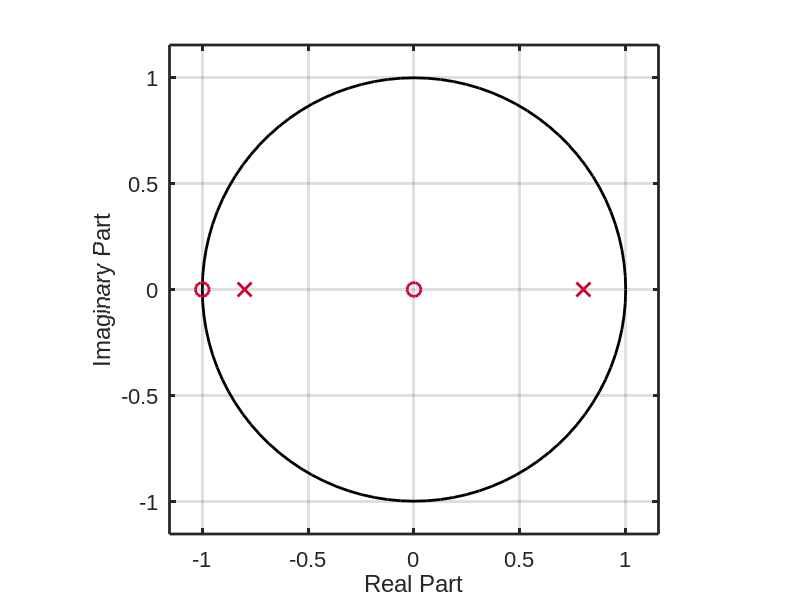
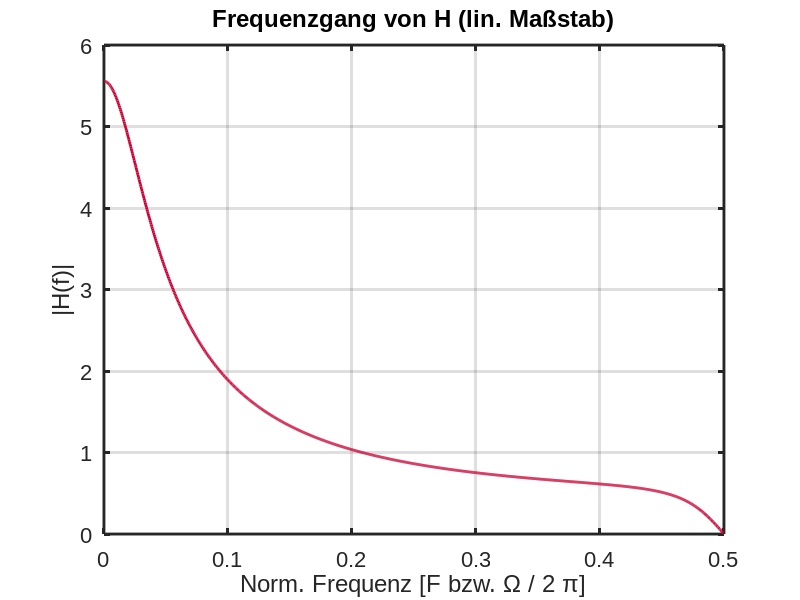
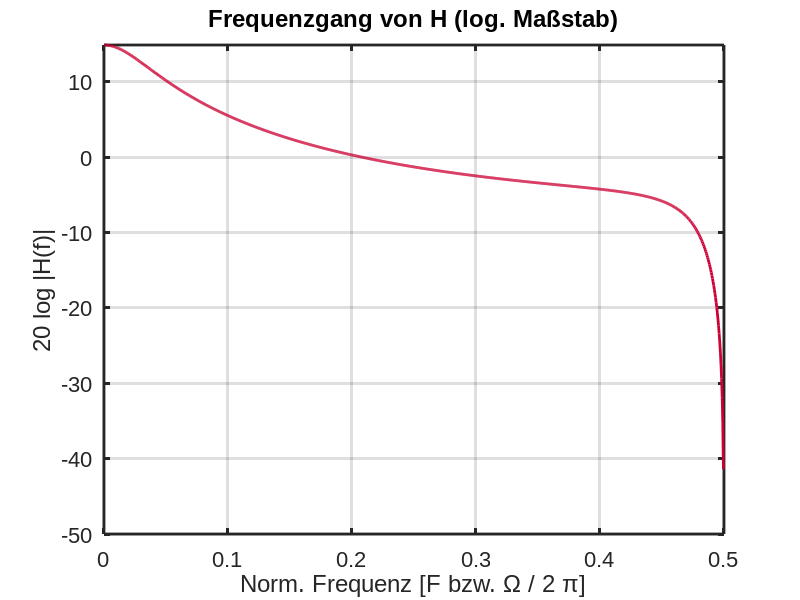
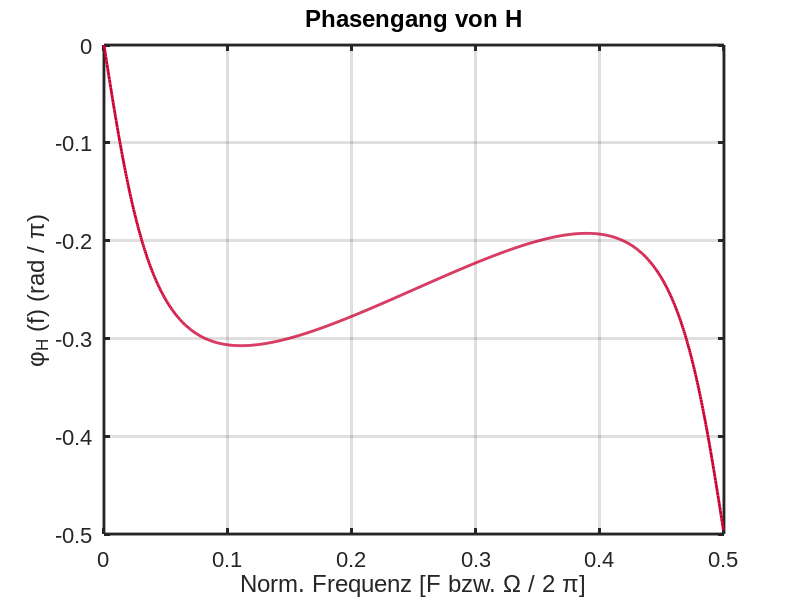

Source code (MATLAB) for these figures, in order: (Note: this script raises an error after producing the figures.)
%%%%%%%%%%%%%%%%%%%%%%%%%%%%%%%%%%%%%%%%%%%%%%%%%%%%%%%%%%%%%%%%%%%%%%%%%%%
% ueb_LTI_F_system_properties.m
%
% Pol-Nullstellenplan, Amplitudengang, Phasengang, 
% 3D-Übertragungsfunktion etc. eines zeitdiskreten Systems,
% definiert über:
%			- Zähler- und Nennerkoeffizienten (Polynomform)
%			- oder Nullstellen ("Wurzeln") von Zähler und Nenner (Produktform)
% Getestet mit Octave 3.2.4 und Matlab R2011 und 2012b
% 
% (c) 2013 Christian Münker - Files zur Vorlesung "DSV für FPGAs"
%===============================================

close all; % close all plot windows
clear all; % clear all variables from workspace

prog_ver = version; % get version number of Matlab / Octave
OCTAVE = size(ver('Octave'),1); % returns '0' for Matlab

% Set default graphics properties
set(0,'DefaultAxesUnits','normalized'); 
set(0,'DefaultAxesColorOrder', [0.8 0 0.2; 0 1 0; 0 0 1], ...
          'DefaultAxesLineStyleOrder','-|--|:|-.');        

set(0,'DefaultLineLineWidth',2);
set(0,'DefaultAxesFontSize',16);
set(0,'DefaultTextFontSize',16);
PN_SIZE = 8; % Markersize for Poles / Zeroes

if OCTAVE 
    set(0,'DefaultAxesLineWidth',2);
    set(0,'DefaultTextFontName','Arial');
    set(0,'DefaultAxesFontName','Arial');
    set(0,'defaultLineMarkerSize',10);
end

%%%%%%%%%%%%%%%%%%%%%%%%%%%%%%%%%%%%%%%%%%%%%%%%%%%%%%%%%%%%%%%%%%%%%%%%%%%
% Begin of "user defined part" -- edit below
%%%%%%%%%%%%%%%%%%%%%%%%%%%%%%%%%%%%%%%%%%%%%%%%%%%%%%%%%%%%%%%%%%%%%%%%%%%
DEF_PRINT = 0;          % 1: Print Plots to PNG-Files
PRINT_PATH = ('D:/Daten/ueb2-IIR2-ML_add_1_'); % Path and base-name of Plot-Files
%
% Select which plots to show
SHOW_POLE_ZERO = 1;     % Pole-zero-plot
SHOW_LIN_H_f = 1;       % Linear plot of H(f)
SHOW_LOG_H_f = 1;       % Log. plot of H(f)
SHOW_PHASE = 1;         % Phase response
SHOW_GRPDELAY = 0;      % Group delay
SHOW_IMPZ = 1;          % Impulse response
SHOW_3D_H_z = 1;        % 3D plot of |H(z)| with poles and zeros
SHOW_3D_LIN_H_F = 1;    % 3D plot of |H(f)| with poles and zeros
SHOW_3D_LOG_H_F = 0;    % 3D plot of log |H(f)| with poles and zeros
SHOW_LIN_H_F_REP = 0;   % % Linear plot of H(f) (repeated spectra)
SHOW_3D_LIN_H_F_REP = 0; % 3D plot of |H(f)| with repeated spectra !!! SLOW !!!
%====================================================
f_S = 1000; % Sampling frequency, only effective for plotting options 'f_S/2' or 'f_S'
%==================================================
DEF_PN = 0; % 0: Transfer function from coefficients (polynomial form)
            % 1: Transfer function from poles / zeros (product form)
DEF_FIR = 0; % 0: IIR transfer function 
             % 1: FIR transfer function
ROTATE_FILTER = 0; 	% 0: Use filter as defined 
					% else: rotate poles/zeroes in multiples of pi;
					% set ROTATE_FILTER = 1 for LP <-> HP transform (e^j pi)
					% set ROTATE_FILTER = 0.5 for LP -> BP transform (e^j pi/2)


%---------------------------
% Define 2D-Plotting Options
%---------------------------
DEF_F_RANGE = 'F/2'; % select how to display the frequency axis:
%                       'F/2'   normalized frequency F = 0 ... 0.5 (f_S/2)
%                       'F'     normalized frequency F = 0 ... 1 (f_S)
%                       '+-F'   normalized frequency F = -0.5 ... 0.5 (f_S)
%                       'f_S/2' absolute frequency f = 0 ... f_S/2
%                       'f_S'   absolute frequency f = 0 ... f_S%
%                       '+-f_S'   absolute frequency f = -f_S/2 ... f_S/2%
%----
N_imp_response = 0; % select number of samples for impulse response, 
					% N_imp_response = 0 -> automatic scaling
N_FFT = 1024; % FFT-Size for freqz-plots
zmin_dB = -70; % lower limit of log. display for 2D and 3D Plot
%---------------------------
% Define 3D-Plotting Options
%---------------------------
POLAR_SPEC = 1; % Plot circular range in 3D-Plot
FORCE_ZMAX = 0; % Enforce absolute limit for 3D-Plot
PLOT_MESH = 0;  % 3D plot of H(z) as mesh instead of surface
%
steps = 80;               % number of steps for x, y, r, phi
rmin = 0;    rmax = 1.0;  % polar range definition
%
xmin = -1.0; xmax = 1.0;  % cartesian range definition
ymin = -1.0; ymax = 1.0;
%
zmin =  0.0; zmax = 10.0; % zmax-setting is only used when FORCE_ZMAX = 1
zmax_rel = 5; % Max. displayed z - value relative to max|H(f)|
%
plevel_rel = 1.05; % height of plotted pole position relative to zmax
zlevel_rel = 0.2; % height of plotted zero position relative to zmax
%
%===================================================================
% Definition of H(z) via polynomial coefficients (DEF_PN = 0) or 
%                    via poles / zeroes (DEF_PN = 1)
%
% Attention: Coefficients have to be specified as row vectors: [a1 a2 a3],
%                  Poles and zeroes as column vectors: [z_01; z_02; z_03]
%------------------------------------------------------------------------
if DEF_FIR
%------------------------------------------------------------------------    
% FIR - Filter
%
%==================== Definition by numerator coefficients b ============
%
% Various linear-phase filters:
b = [-0.07 0.57 0.57 -0.07];
b = [-0.2 -0.2 0.762 -0.038 -0.617 0.031 0.489]
b = [1 2 3 2 1]
%b = [0.25 0.5 0.25];
%b = [0.25 -0.5 0.25];
%b = [1 -1]; % differentiator
%b = [1 0 -1]; % comb filter, N = 2
%b = [1 0 0 0 0 0 0 0 1]; % "shifted comb" filter, N = 8
%b = [1 0 0 0 0 0 0 0 -1]; % comb filter, N = 8
%b = [1 0 0 0 0 0 -1]; % comb filter, N = 6
%b = [1 0.62 1]; % simple FIR notch filter at F = 0.3, defined by coeff.
%
% Non linear-phase filters:
%b = [0.25 0.5 0.75];
%b = [0.5 1];
%
% Moving average filters:
%b = [1 1 1 1 1]/5; % order 4
%b = ones(1,32)/32; % order 31
%
% Filters designed by Matlab with order 14 
% Attention: Coefficient vectors need to be transposed (') (only for Octave?)!
%b = remez(14, [0 0.3 0.7 1], [1 1 0 0])'; % Halfband-filter, F_DB = 0.15, F_SB = 0.35
%b = firls(14, [0 0.3 0.7 1], [1 1 0 0])'; %F_G = 0.25
%b = firls(3, [0 0.3 0.7 1], [1 0.7 0 0])';
%b = fir1(8, 0.5,'high', 'hann')'; % optional anderer Fenstertyp

% Optional: Create translated filter
% Optional: Create rotated filter
if ROTATE_FILTER
    phi_rot = ROTATE_FILTER * pi; % "rotate" filter 
    for k = 1:length(b)
        if ROTATE_FILTER == 1 % LP <-> HP translation {1 -1 1 ...}
            b(k)=b(k)*(-1)^(k-1); % treat separately for higher precision
        else 
            b(k)=b(k)*exp(j*phi_rot*(k-1)); % general translation
        end
    end
end

% Optional: Cascade filter twice by convolving (Falten) coefficients
%b = conv(b,b); 
a = [1, zeros(1,length(b)-1)]; % create same number of poles at origin (FIR)
%
%==================== Definition by nulls / gain k_0 ===========================
% 
% Simple FIR notch filter at F = 0.3 
k_0 = 1.0; % scale factor
%nulls = [exp(j*pi*0.6)];%  (complex-valued)
% nulls = [exp(j*pi*0.6); exp(-j*pi*0.6)];% same, but real-valued
%
% DIY-FIR-Filter by zero placement
% real-valued (conjugate-complex zero pairs):
%nulls = [-1; (-1+j)/sqrt(2); (-1-j)/sqrt(2); j; -j; 0.7; 1/0.7];
% complex-valued:
nulls = [-1; (-1+j)/sqrt(2); j; 0.7; 1/0.7];
nulls = [1.25*exp(j * 7* pi / 8); 1.25*exp(-j * 7*pi /8); ...
         1.25*exp(j * 6* pi / 8); 1.25*exp(-j * 6*pi /8); ...
        0.8*exp(j * 7* pi / 8); 0.8*exp(-j * 7*pi /8); ...
         0.8*exp(j * 6* pi / 8); 0.8*exp(-j * 6*pi /8); ...
        exp(j * 2* pi / 3); exp(-j * 2*pi /3); -j ; j; exp(j * pi / 3); exp(-j * pi / 3); 1];
%k_0 = 1.0;
%
%
%nulls = [nulls; nulls]; % optional: repeat zeros to cascade filter twice
poles = zeros(length(nulls),1); % FIR: create equal number of poles 
                                % at the origin to obtain causal filter
%--------------------------------------------------------------------------------
else % if DEF_FIR
%--------------------------------------------------------------------------------
% IIR - Filter
%
%==================== Definition by num. / denom. coefficients b, a ============
%
% Integrator
b = [1 +1 0] % z

%a = [1 1] % z - 1
a = [1 0 -0.64]
%b = [1 -1.2  1]/128;
%a = [1 -1.8 0.81];
%
% 4th order IIR-lowpass filters with F_DB = 0.25 (=f_S/4), = 0.5 in Matlab
%[b,a] = cheby1(4, 1, 0.5); % Chebychev Type 1 Filter: Passband ripple 1 dB
%[b,a] = cheby2(4, 40, 0.5); % Chebychev Type 2 Filter: Stopband ripple -40 dB
%[b,a] = ellip(4, 1, 40, 0.5); % Elliptic / Cauer Filter: Stopband / passband ripple
%
% BP-filter with two distinct peaks (bad design)
%b = [0.032 -0.053 0.047 -0.053 0.032]; % ZÃ¤hlerpolynom-Koeffizienten
%a = [1.0 -2.742 +3.735 -2.578 0.885]; % Nennerpolynom-Koeffizienten
%
% Allpass:
%k_0 = 0.8;
%b = [k_0 1]; % numerator zk_0 + 1
%a = [1 k_0]; % denominator  z + k_0
%
%==================== Definition by poles / nulls / gain k_0 =====================
% DIY - IIR-Filter
k_0 = 0.4;
poles = [(-1+1i); (-1-1i); -0.5]; % real valued (conj. complex poles)
%poles = [(-1+j)/1.7; ( + j)/1.2]; % complex-valued (asymm. poles) %; -0.5
nulls = [1 -1]; % or [0 0 0] - no difference
%
% Notch Filter
%k_0 = 0.95
%nulls = [exp(j*pi*0.6); exp(-j*pi*0.6)];% notch filter at F = 0.3
%nulls = [exp(j*pi*0.6)]; % single asymm. null
%poles = k_0 * nulls; % poles at same angle as zeroes but with r = 0.95
%
% Allpass
%k_0 = 0.8; 
%poles = [-k_0]; 
%nulls = [-1/k_0];

% Optional: Create rotated filter
if ROTATE_FILTER
	phi_rot = ROTATE_FILTER * pi; % "rotate" filter 
    for k = 1:length(b)
        if ROTATE_FILTER == 1 % LP <-> HP translation {1 -1 1 ...}
            b(k)=b(k)*(-1)^(k-1); % treat separately for higher precision
        else 
            b(k)=b(k)*exp(j*phi_rot*(k-1)); % general translation
        end
    end
	for k = 1:length(a)
		if ROTATE_FILTER == 1 % LP <-> HP translation {1 -1 1 ...}
		a(k)=a(k)*(-1)^(k-1); % treat separately for higher precision
		else 
		a(k)=a(k)*exp(j*phi_rot*(k-1)); % general translation
		end
	end
end
end % if DEF_FIR

%%%%%%%%%%%%%%%%%%%%%%%%%%%%%%%%%%%%%%%%%%%%%%%%%%%%%%%%%%%%%%%%%%%%%%%%%%%
% End of "user defined part" -- changes below at own risk :-)
%%%%%%%%%%%%%%%%%%%%%%%%%%%%%%%%%%%%%%%%%%%%%%%%%%%%%%%%%%%%%%%%%%%%%%%%%%%

% Calculate limits etc. for 3D-Plots
dr = rmax / steps * 2; dphi = pi / steps; % grid size for polar range
dx = (xmax - xmin) / steps;  dy = (ymax - ymin) / steps; % grid size cartesian range

% Set frequency range for 2D-plots according to user input
% Default: DEF_F_RANGE = 'f_S/2'
shift_F = 0;
half_range = 1;
PLOT_WHOLE_F = 0;
f_range = [0 f_S/2];
if strcmp(DEF_F_RANGE,'f_S')
    PLOT_WHOLE_F = 1;
    f_range = [0 f_S];
elseif strcmp(DEF_F_RANGE,'+-f_S')
    PLOT_WHOLE_F = 1;
    f_range = [-f_S/2 f_S/2];
    shift_F = 1;
elseif strcmp(DEF_F_RANGE,'f_S/2')
    half_range = 0.5;
elseif strcmp(DEF_F_RANGE,'F/2')
    PLOT_WHOLE_F = 0;
    f_S = 1;
    f_range = [0 0.5];
	half_range = 0.5;
elseif strcmp(DEF_F_RANGE,'F')
    PLOT_WHOLE_F = 1;
    f_S = 1;
    f_range = [0 1];
elseif strcmp(DEF_F_RANGE,'+-F')
    PLOT_WHOLE_F = 1;
    f_S = 1;
    f_range = [-0.5 0.5];
    shift_F = 1;
else
    warning('Invalid input for DEF_F_RANGE, using DEF_F_RANGE = ''f_S/2'' !');
	half_range = 0.5;
end 
%
% Define x-axis labels
if f_S == 1
    my_x_axis_f = sprintf('Norm. Frequenz [F bzw. \\Omega / 2 \\pi]');
    my_x_axis_t = sprintf('Sample n');
else  
    my_x_axis_f = sprintf('Frequenz [Hz]');
    my_x_axis_t = sprintf('Zeit [s]');
end

if DEF_PN
    % Calculate polynomes b and a from poles and zeros:
	% Due to rounding errors, b and a may have very small imaginary parts
	% that would be zero with a precise calculation. These "false imaginary" 
	% parts have to be eliminated as functions like H_mag cannot handle 
	% complex numbers
	b = k_0 * poly(nulls); % numerator = zeroes' polynome
	a = poly(poles); % denominator = poles' polynome
	tol = 1e-10;
        n  = abs(imag(b))<tol; % check whether imag. part is smaller than tol.
        b(n) = real(b(n)); % set all imaginary parts below tol. to zero
        n = abs(imag(a))<tol; % same for denominator
        a(n) = real(a(n)); % 
	%
	% TODO: P/Z at infinity have to be corrected! 

else 
	% Calculate poles and zeroes from the roots of denominator and numerator polynomes
	%
	nulls=roots(b); % Zeroes =  numerator roots
	poles=roots(a); % Poles =  denominator roots
end 
		
% H=tf(b,a);

%%%%%%%%%%%%%%%%%%%%%%%%%%%%%%%%%%%%%%%%%%%%%%%%%%%%%%%%%%%%%%%%%
% Pole-Zero-Plot
%===============================================================
if SHOW_POLE_ZERO
    figure(1);
    if ~OCTAVE
        if DEF_PN 
             [HZ, HP, HI] = zplane(nulls,poles); % Plot poles/zeros directly 
        else [HZ, HP, HI] = zplane(b,a);         % or from coefficient polynomes
        end
        set(HZ, 'Color', 'b', 'LineWidth', 2, 'MarkerSize', PN_SIZE); 
        set(HP, 'Color', 'r', 'LineWidth', 2, 'MarkerSize', PN_SIZE); 
        set(HI, 'Color', 'k', 'LineWidth', 1); % unit circle
    else
    % Octave doesn't support handles with zplane
        if DEF_PN 
             zplane(nulls,poles); % Plot poles/zeros directly 
        else zplane(b,a);         % or from coefficient polynomes
        end
    end
    xlabel('Real Part'); ylabel('Imaginary Part');
    grid on;
	if DEF_PRINT
		print (strcat(PRINT_PATH, 'pn.png'),'-dpng');
	end
end
%%%%%%%%%%%%%%%%%%%%%%%%%%%%%%%%%%%%%%%%%%%%%%%%%%%%%%%%%%%%%%%%%
%% Berechnung von |H(f)|
%===============================================================

if PLOT_WHOLE_F
	% Attention: Octave needs N_FFT argument
	[H,F]=freqz(b,a,N_FFT,'whole', f_S); % calculate H(f) along the whole unity circle
else
    [H,F]=freqz(b,a,N_FFT, f_S); % calculate H(f) along the upper half of unity circle
end
H_org = H;

if shift_F 
   H = fftshift(H); % display spectrum centered at F = 0
   F = F - f_S/2;
end

H_max = max(abs(H)); H_max_dB = 20*log10(H_max);
H_min = min(abs(H)); H_min_dB = 20*log10(H_min);
min_dB = floor(max(zmin_dB,H_min_dB)/10)*10;
%
%===============================================================
%% Plot lin |H(f)|
%===============================================================
if SHOW_LIN_H_f
    figure(2);
    plot(F,abs(H)); grid on;
    title('Frequenzgang von H (lin. Maßstab)');
    xlabel(my_x_axis_f); 
    ylabel('|H(f)|');
    axis ([f_range 0 10]); axis autoy;
		if DEF_PRINT
		  print (strcat(PRINT_PATH, 'Hf.png'),'-dpng');
		end
end

%===============================================================
%% Plot log |H(f)|
%===============================================================
if SHOW_LOG_H_f
    figure(3);
    plot(F,20*log10(abs(H))); grid on;
    title('Frequenzgang von H (log. Maßstab)');
    xlabel(my_x_axis_f );
    ylabel('20 log |H(f)|');
    axis ([f_range min_dB H_max_dB]); %axis autox;
		if DEF_PRINT
		  print (strcat(PRINT_PATH,'Hf_log.png'),'-dpng');
		end
end

%===============================================================
%% Plot phi(H(f))
%===============================================================
if SHOW_PHASE
    figure(4);
    %phasengang= unwrap(atan2(imag(H),real(H)))/pi;
    phasengang=unwrap(angle(H))/pi;
    plot(F,phasengang); grid on;
    title('Phasengang von H');
    axis 'auto';
    xlabel(my_x_axis_f);
    ylabel('\phi_H (f) (rad / \pi)');
    axis ([f_range 0 3]); axis autoy;
		if DEF_PRINT
		  print (strcat(PRINT_PATH,'H_phi.png'),'-dpng');
		end
end

%===============================================================
%% Plot Group Delay
%===============================================================
if SHOW_GRPDELAY
    figure(5);
    if PLOT_WHOLE_F
	    [tau_g,w] = grpdelay(b,a,N_FFT,'whole'); 
    else
      [tau_g,w] = grpdelay(b,a,N_FFT); 
	  end
	  F = w/2/pi*f_S;
		if shift_F 
		   tau_g = fftshift(tau_g); % display spectrum centered at F = 0
		   F = F - f_S/2;
		end
    plot(F, tau_g); grid on;
    title('Group Delay \tau_g');
    axis 'auto';
    xlabel(my_x_axis_f );
    ylabel('\tau_g(f)/T_S');
    axis ([f_range 0 3]); axis autoy;
	  if DEF_PRINT
		  print (strcat(PRINT_PATH,'H_grp.png'),'-dpng');
		end
end

%===============================================================
%% Plot impulse response
%===============================================================
if SHOW_IMPZ
    figure(6);
	if N_imp_response
		[himp,t]=impz(b,a,N_imp_response,f_S);
	else
		[himp,t]=impz(b,a,[],f_S);
	end
    if (imag(himp) == 0)
       h1 = stem(t,himp);
	   set(h1,'Markersize',3,'Linewidth',2);
	   title('Impulsantwort von H');
       ylabel('h[n]');
       xlabel(my_x_axis_t);
       grid on;
    else
        subplot(2,1,1);
        h2 = stem(t,real(himp));
		set(h2,'Markersize',3,'Linewidth',2);
        title('Komplexe Impulsantwort von H');
        ylabel('re\{h[n]\}');
        grid on;
        subplot(2,1,2);
        h3 = stem(t,imag(himp));
		set(h3,'Markersize',3,'Linewidth',2,'color','b');
       ylabel('im\{h[n]\}');
       xlabel(my_x_axis_t);	
    grid on; 
    end
    if DEF_PRINT
        print (strcat(PRINT_PATH,'Himp.png'),'-dpng');
    end
end

%===============================================================
%% 3D-Surface Plot of |H(z)|
%===============================================================
if FORCE_ZMAX
    thresh = zmax
else
    thresh = zmax_rel * H_max; % calculate display thresh. from max. of H(f)
end

plevel = plevel_rel * thresh; % height of displayed pole position
zlevel = zlevel_rel * thresh; % height of displayed zero position

if POLAR_SPEC
    [r, phi] = meshgrid(rmin:dr:rmax, 0:dphi:2*pi); % polar grid
    [x, y] = pol2cart(phi,r); % x = r.*cos(phi); y = r.*sin(phi);
else
    [x,y] = meshgrid(xmin:dx:xmax, ymin:dy:ymax); % cartesian grid
end
z = x + j*y; % create coordinates for complex plane

phi_EK = linspace(0,2*pi,200); % 200 points from 0 ... 2 pi
xy_EK = exp(j*phi_EK); % calculate coordinates for unity circle
H_EK = H_mag(b,a,xy_EK,thresh); %|H| along the unity circle

if SHOW_3D_H_z
    figure(7);
    %
    colormap gray;  %hsv / gray / default / colorcube / bone 
    if PLOT_MESH
        g = meshz(x,y, H_mag(b,a,z,thresh)); %plot 3D-mesh of |H(z)| ; limit at |H(z)| = thresh
        %Alternatives:	mesh(c) - 3D-mesh of |H(z)| (combined with contour-plot) ; 
        %				meshz - 3D-mesh of |H(z)| with "curtains" at the rim
        % hidden off; % plot hidden lines
        set(g,'EdgeColor',[.4 .4 .4]); % medium gray color for mesh
    else
        g = surfl(x,y, H_mag(b,a,z,thresh)); %plot 3D-surface of |H(z)| ; limit at |H(z)| = thresh
        %Alternatives surf(l,c) - 3D-surface (with lighting / contourplot)
        % set(g,'FaceColor',[.4 .4 .4]);
        % set(g,'FaceColor','none'); % invisible surfaces
        % set(g,'FaceAlpha',0.8); % define transparency
        %
        %set(g,'EdgeColor',[.8 .8 .8]); % light gray color for edges between surfaces
        %set(g,'EdgeColor','none'); % invisible edges between surfaces
        %
        shading interp; % % interpolate surface elements (smooth surface)
        %shading facet; % show surface elements as facets
        %shading flat; % constant color for each surface element

        if ~OCTAVE
            lighting gouraud; %phong (slowest) / gouraud / flat / none
            material dull; %metal / shiny / dull
            camlight left;
        end;
    end;
    %  
    grid on;
    hold on; 
    % Plot 1.01*|H(f)| along the unity circle (|H(f)| < thresh),
    % increase value by 1% to improve visibility:
    plot3(real(xy_EK), imag(xy_EK), H_EK*1.01, 'Linewidth',2);
    % Plot unit circle:
    plot3(real(xy_EK), imag(xy_EK), zeros(1,length(xy_EK)), 'Color','k','Linewidth',2);
    % Plot the zeros at (x,y,0) with "stems":
    plot3(real(nulls), imag(nulls), ones(1,length(nulls))*zlevel, 'o', ...
         'Color','b','Markersize',PN_SIZE, 'Linewidth',2);
    for k = 1:length(nulls)
          line([real(nulls(k)) real(nulls(k))],[imag(nulls(k)) imag(nulls(k))],...
          [0 zlevel],'Linewidth',1, 'Color', 'b');
    end;
    % Plot the poles at |H(z_p)| = plevel with "stems"
    plot3(real(poles), imag(poles), H_mag(b,a,poles,plevel), 'x', 'Markersize',PN_SIZE,...
        'Linewidth',2);
    axis([xmin xmax ymin ymax zmin plevel]); 
    for k = 1:length(poles)
          line([real(poles(k)) real(poles(k))],[imag(poles(k)) imag(poles(k))],...
          [0 plevel],'Linewidth',1,'Color','r');
    end;
    title('3D-Darstellung von |H(z)|');
    xlabel('Re');
    ylabel('Im');
	  if DEF_PRINT
		  print (strcat(PRINT_PATH,'Hz_3d.png'),'-dpng');
		end
    hold off;
end;

%===============================================================
%% 3D-Plot of |H(f)| - linear scale
%===============================================================
if SHOW_3D_LIN_H_F
    figure(8);
	%plot ||H(f)| as line
    plot3(real(xy_EK), imag(xy_EK), H_EK, 'Linewidth',2); 
    hold on;
	%plot ||H(f)| as stems
    h=stem3(real(xy_EK), imag(xy_EK), H_EK ,'k'); 
    set(h,'marker','none','Linewidth',1); % remove stem markers
    plot3(real(xy_EK), imag(xy_EK), zeros(1,length(xy_EK)), 'k','Linewidth',2); % plot EK
    plot3(real(nulls), imag(nulls), zeros(1,length(nulls)), ...
        'o', 'Color', 'b', 'Markersize',PN_SIZE, 'Linewidth',2); % plot nulls
    plot3(real(poles), imag(poles), zeros(1,length(poles)),...
      'x', 'Markersize',PN_SIZE, 'Linewidth',2); % plot poles
    axis([xmin xmax ymin ymax 0 H_max*1.1]);
    title('3D-Darstellung von |H(j\Omega)|');
    xlabel('Re');
    ylabel('Im');
    grid on;
	  %set(gca, 'XTickLabel','','YTickLabel','','ZTickLabel',''); % turn off tick labels
		set(gca,'view',[35 20]); % set viewing angle
	  if DEF_PRINT
		  print (strcat(PRINT_PATH,'Hf_3d.png'),'-dpng');
		end
    hold off;
end

%===============================================================
%% 3D-Plot of log |H(f)|
%===============================================================
if SHOW_3D_LOG_H_F
    figure(9);
    % Plot log|H(f)|:
    plot3(real(xy_EK), imag(xy_EK), max(20*log10(H_EK), min_dB), 'Linewidth',2);
    hold on;
    % Plot thin vertical lines:
    h=stem3(real(xy_EK), imag(xy_EK), max(20*log10(H_EK), min_dB),'k');
    set(h,'marker','none','Linewidth',1);
    % Plot unit circle:
    plot3(real(xy_EK), imag(xy_EK), zeros(1,length(xy_EK)), 'Color', 'k','Linewidth',2);
    plot3(real(nulls), imag(nulls), zeros(1,length(nulls)), 'o', 'Color', 'b', 'Markersize',PN_SIZE, 'Linewidth',2);
    plot3(real(poles), imag(poles), zeros(1,length(poles)), 'x', 'Markersize',PN_SIZE, 'Linewidth',2);
    axis([xmin xmax ymin ymax min_dB max(0,H_max_dB)]);
    title('3D-Darstellung von 20 log |H(j\Omega)| in dB');
    xlabel('Re');
    ylabel('Im');
    grid on;
	  if DEF_PRINT
		  print (strcat(PRINT_PATH,'Hf_log_3d.png'),'-dpng');
		end
    hold off;
end

%===============================================================
%% Plot lin |H(f)| (repeated spectra)
%===============================================================
if SHOW_LIN_H_F_REP
    figure(10);
    % repeated spectra always need whole range of F, H
    [H,F]=freqz(b,a,N_FFT,'whole', f_S); 
    N_rep = 3; % Anzahl der Wiederholungen
    f_range_rep = f_range * N_rep;
    N_rep = ceil(N_rep / 2) * 2; % NÃ¤chste gerade Zahl, sonst wird
	                         % Spektrum bei shift_F = 1 um F = 1/2 verschoben
    f_rep = f_S*linspace(0,N_rep,N_rep*length(H)); % 
     if shift_F 
        H = fftshift(H); % center spectrum at f = 0
        f_rep = f_rep - N_rep/2 * f_S - f_S/2;
        F = F - f_S/2;
     end
     H_rep = repmat(H,N_rep,1); % Repeat spectrum N_rep times
	 
% Das Spektrum jenseits von f_S muss fÃ¼r die Darstellung kÃ¼nstlich wiederholt 
% die DFT, freqz etc. liefern nur Spektrumspunkte bis f_S
    plot(f_rep,abs(H_rep),'color',[.5 .5 .5]); grid on; hold on;
	plot((F(1:length(H)* half_range)), abs(H(1:length(H)*half_range)),'linewidth',3);

    title('Frequenzgang von H (lin. MaÃŸstab)');
    xlabel(my_x_axis_f); 
    ylabel('|H(f)|');
    axis ([f_range_rep 0 10]); axis autoy;
	y_max = get(gca, 'ylim');
    plot([f_range(1) f_range(1)]/half_range,[0 y_max(2)],'b:'); % Grenzen des Basisbands
    plot([f_range(2) f_range(2)]/half_range,[0 y_max(2)],'b:'); % Grenzen des Basisbands
	if DEF_PRINT
        print (strcat(PRINT_PATH, 'Hf_rep.png'),'-dpng');
	end
	hold off;
end % if SHOW_LIN_H_F_REP

%===============================================================
%% 3D-Plot of |H(f)| (repeated spectra)
%===============================================================
if SHOW_3D_LIN_H_F_REP
    figure(11);
	N_rep = 3; D_rep = 2; % number of stacked z-planes and distance
	
	H_EK_rep = repmat(H_EK, 1, N_rep);
	phi_EK = linspace(0,2*pi*N_rep,200*N_rep); % 200N points from 0 ... N 
	l = phi_EK/(2*pi);
	xy_EK = exp(j*phi_EK); % calculate coordinates for unity circle
	z_EK = (atan(500*(l-round(l)))/pi + round(l) - atan(500*l)/pi)*D_rep;
	plot3(real(xy_EK),imag(xy_EK),z_EK, 'k','Linewidth',3 ); 
	hold on;
	plot3([1 1], [0 0], [0 N_rep * D_rep],'Linewidth',2, 'color', [0.5 0.5 0.5]);
	plot3(real(nulls), imag(nulls), zeros(1,length(nulls)), ...
        'o', 'Color', 'b', 'Markersize',PN_SIZE, 'Linewidth',2); % plot nulls
	hold on;
    plot3(real(poles), imag(poles), zeros(1,length(poles)),...
      'x', 'Markersize',PN_SIZE, 'Linewidth',2); % plot poles
    axis([xmin xmax ymin ymax 0 N_rep*D_rep]);
    title('Wiederholspektren von |H(j\Omega)|');
    xlabel('Re');
    ylabel('Im');
	  zlabel(' |H(j\Omega)| ');

	plot3(real(xy_EK), imag(xy_EK), H_EK_rep + z_EK, 'Linewidth',2); 
	
    for k=1:length(xy_EK)	
		plot3([real(xy_EK(k)) real(xy_EK(k))], [imag(xy_EK(k)) imag(xy_EK(k))], ...
		   [z_EK(k) H_EK_rep(k) + z_EK(k)],'color',[0.5 0.5 0.5], 'Linewidth', 1); 
    end
	set(gca, 'ZTickLabelMode', 'manual', 'ZTickLabel', []); % no numbers @ z-axis
	%for k = 1:N_rep
		%t = linspace(0,2*pi,100);
		%patch(cos(t),sin(t),0,'r'); 
	%endfor
    grid on;
		if DEF_PRINT
		  print (strcat(PRINT_PATH,'Hz_3d_rep.png'),'-dpng');
		end
    hold off;
end % if SHOW_3D_LIN_H_F_REP

                                             
